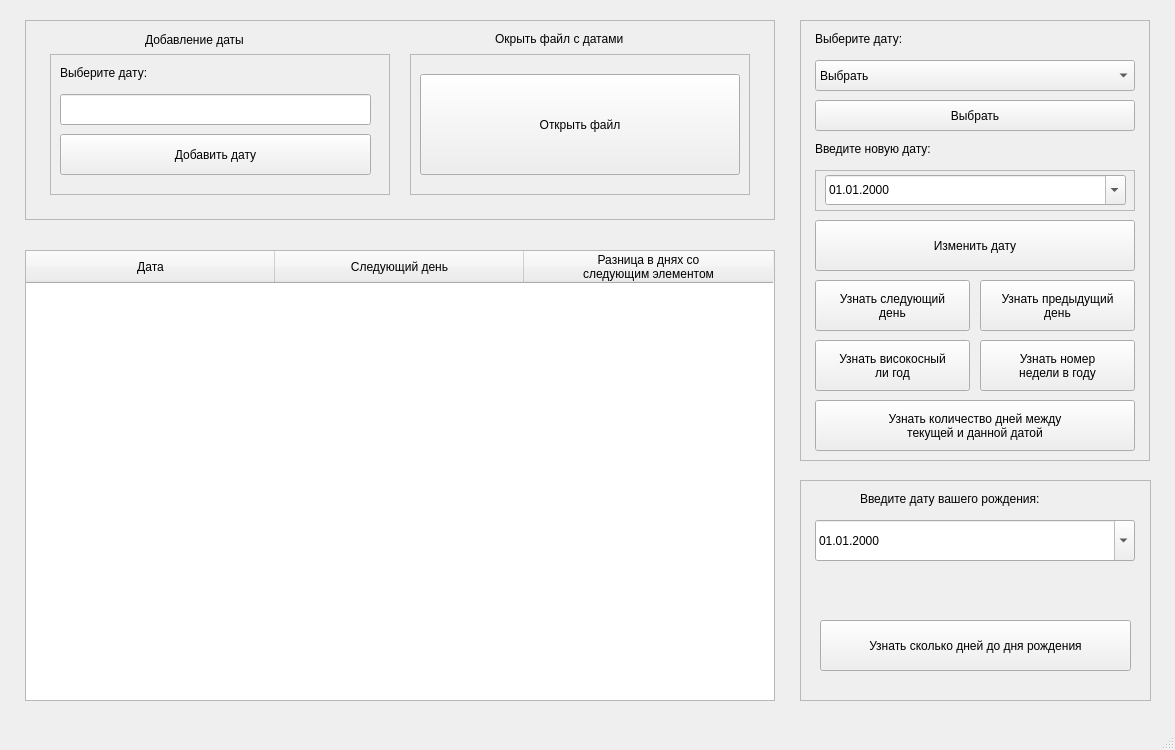
<?xml version="1.0" encoding="UTF-8"?>
<ui version="4.0">
 <class>MainWindow</class>
 <widget class="QMainWindow" name="MainWindow">
  <property name="geometry">
   <rect>
    <x>0</x>
    <y>0</y>
    <width>1175</width>
    <height>750</height>
   </rect>
  </property>
  <property name="minimumSize">
   <size>
    <width>1175</width>
    <height>750</height>
   </size>
  </property>
  <property name="maximumSize">
   <size>
    <width>1175</width>
    <height>750</height>
   </size>
  </property>
  <property name="windowTitle">
   <string>MainWindow</string>
  </property>
  <widget class="QWidget" name="centralwidget">
   <widget class="QTableWidget" name="tableWidget">
    <property name="geometry">
     <rect>
      <x>25</x>
      <y>250</y>
      <width>750</width>
      <height>451</height>
     </rect>
    </property>
    <property name="editTriggers">
     <set>QAbstractItemView::NoEditTriggers</set>
    </property>
    <attribute name="horizontalHeaderDefaultSectionSize">
     <number>249</number>
    </attribute>
    <column>
     <property name="text">
      <string>Дата</string>
     </property>
    </column>
    <column>
     <property name="text">
      <string>Следующий день</string>
     </property>
    </column>
    <column>
     <property name="text">
      <string>Разница в днях со
следующим элементом</string>
     </property>
    </column>
   </widget>
   <widget class="QFrame" name="workWithDates">
    <property name="geometry">
     <rect>
      <x>25</x>
      <y>20</y>
      <width>750</width>
      <height>200</height>
     </rect>
    </property>
    <property name="frameShape">
     <enum>QFrame::StyledPanel</enum>
    </property>
    <property name="frameShadow">
     <enum>QFrame::Raised</enum>
    </property>
    <widget class="QFrame" name="frame">
     <property name="geometry">
      <rect>
       <x>25</x>
       <y>34</y>
       <width>340</width>
       <height>141</height>
      </rect>
     </property>
     <property name="frameShape">
      <enum>QFrame::StyledPanel</enum>
     </property>
     <property name="frameShadow">
      <enum>QFrame::Raised</enum>
     </property>
     <widget class="QLabel" name="label_4">
      <property name="geometry">
       <rect>
        <x>10</x>
        <y>10</y>
        <width>111</width>
        <height>17</height>
       </rect>
      </property>
      <property name="text">
       <string>Выберите дату:</string>
      </property>
     </widget>
     <widget class="QPushButton" name="addDat_button">
      <property name="geometry">
       <rect>
        <x>10</x>
        <y>80</y>
        <width>311</width>
        <height>41</height>
       </rect>
      </property>
      <property name="text">
       <string>Добавить дату</string>
      </property>
     </widget>
     <widget class="QLineEdit" name="lineEdit">
      <property name="geometry">
       <rect>
        <x>10</x>
        <y>40</y>
        <width>311</width>
        <height>31</height>
       </rect>
      </property>
     </widget>
    </widget>
    <widget class="QFrame" name="frame_3">
     <property name="geometry">
      <rect>
       <x>385</x>
       <y>34</y>
       <width>340</width>
       <height>141</height>
      </rect>
     </property>
     <property name="frameShape">
      <enum>QFrame::StyledPanel</enum>
     </property>
     <property name="frameShadow">
      <enum>QFrame::Raised</enum>
     </property>
     <widget class="QPushButton" name="openFileButton">
      <property name="geometry">
       <rect>
        <x>10</x>
        <y>20</y>
        <width>320</width>
        <height>101</height>
       </rect>
      </property>
      <property name="text">
       <string>Открыть файл</string>
      </property>
     </widget>
    </widget>
    <widget class="QLabel" name="label">
     <property name="geometry">
      <rect>
       <x>120</x>
       <y>10</y>
       <width>131</width>
       <height>20</height>
      </rect>
     </property>
     <property name="text">
      <string>Добавление даты</string>
     </property>
    </widget>
    <widget class="QLabel" name="label_3">
     <property name="geometry">
      <rect>
       <x>470</x>
       <y>10</y>
       <width>191</width>
       <height>17</height>
      </rect>
     </property>
     <property name="text">
      <string>Окрыть файл c датами</string>
     </property>
    </widget>
   </widget>
   <widget class="QFrame" name="frame_4">
    <property name="geometry">
     <rect>
      <x>800</x>
      <y>20</y>
      <width>350</width>
      <height>441</height>
     </rect>
    </property>
    <property name="frameShape">
     <enum>QFrame::StyledPanel</enum>
    </property>
    <property name="frameShadow">
     <enum>QFrame::Raised</enum>
    </property>
    <widget class="QPushButton" name="SelectDate_button">
     <property name="geometry">
      <rect>
       <x>15</x>
       <y>80</y>
       <width>320</width>
       <height>31</height>
      </rect>
     </property>
     <property name="text">
      <string>Выбрать</string>
     </property>
    </widget>
    <widget class="QLabel" name="label_2">
     <property name="geometry">
      <rect>
       <x>15</x>
       <y>10</y>
       <width>181</width>
       <height>17</height>
      </rect>
     </property>
     <property name="text">
      <string>Выберите дату:</string>
     </property>
    </widget>
    <widget class="QComboBox" name="Date_ComboBox">
     <property name="geometry">
      <rect>
       <x>15</x>
       <y>40</y>
       <width>320</width>
       <height>31</height>
      </rect>
     </property>
     <item>
      <property name="text">
       <string>Выбрать</string>
      </property>
     </item>
    </widget>
    <widget class="QPushButton" name="changeDate_button">
     <property name="geometry">
      <rect>
       <x>15</x>
       <y>200</y>
       <width>320</width>
       <height>51</height>
      </rect>
     </property>
     <property name="text">
      <string>Изменить дату</string>
     </property>
    </widget>
    <widget class="QPushButton" name="nextDay_button">
     <property name="geometry">
      <rect>
       <x>15</x>
       <y>260</y>
       <width>155</width>
       <height>51</height>
      </rect>
     </property>
     <property name="text">
      <string>Узнать следующий 
день</string>
     </property>
    </widget>
    <widget class="QFrame" name="frame_5">
     <property name="geometry">
      <rect>
       <x>15</x>
       <y>150</y>
       <width>320</width>
       <height>41</height>
      </rect>
     </property>
     <property name="frameShape">
      <enum>QFrame::StyledPanel</enum>
     </property>
     <property name="frameShadow">
      <enum>QFrame::Raised</enum>
     </property>
     <widget class="QLabel" name="selectedDate_label">
      <property name="geometry">
       <rect>
        <x>100</x>
        <y>10</y>
        <width>291</width>
        <height>17</height>
       </rect>
      </property>
      <property name="text">
       <string>Дата не выбрана</string>
      </property>
     </widget>
     <widget class="QDateEdit" name="selectedDate_DateEdit">
      <property name="geometry">
       <rect>
        <x>10</x>
        <y>5</y>
        <width>301</width>
        <height>30</height>
       </rect>
      </property>
      <property name="displayFormat">
       <string>dd.MM.yyyy</string>
      </property>
      <property name="calendarPopup">
       <bool>true</bool>
      </property>
     </widget>
    </widget>
    <widget class="QPushButton" name="prevDay_button">
     <property name="geometry">
      <rect>
       <x>180</x>
       <y>260</y>
       <width>155</width>
       <height>51</height>
      </rect>
     </property>
     <property name="text">
      <string>Узнать предыдущий
день</string>
     </property>
    </widget>
    <widget class="QPushButton" name="isLeap_button">
     <property name="geometry">
      <rect>
       <x>15</x>
       <y>320</y>
       <width>155</width>
       <height>51</height>
      </rect>
     </property>
     <property name="text">
      <string>Узнать високосный 
ли год</string>
     </property>
    </widget>
    <widget class="QPushButton" name="WeekNum_button">
     <property name="geometry">
      <rect>
       <x>180</x>
       <y>320</y>
       <width>155</width>
       <height>51</height>
      </rect>
     </property>
     <property name="text">
      <string>Узнать номер 
недели в году</string>
     </property>
    </widget>
    <widget class="QPushButton" name="Duration_button">
     <property name="geometry">
      <rect>
       <x>15</x>
       <y>380</y>
       <width>320</width>
       <height>51</height>
      </rect>
     </property>
     <property name="text">
      <string>Узнать количество дней между 
текущей и данной датой</string>
     </property>
    </widget>
    <widget class="QLabel" name="label_5">
     <property name="geometry">
      <rect>
       <x>15</x>
       <y>120</y>
       <width>311</width>
       <height>17</height>
      </rect>
     </property>
     <property name="text">
      <string>Введите новую дату: </string>
     </property>
    </widget>
   </widget>
   <widget class="QFrame" name="frame_2">
    <property name="geometry">
     <rect>
      <x>800</x>
      <y>480</y>
      <width>351</width>
      <height>221</height>
     </rect>
    </property>
    <property name="frameShape">
     <enum>QFrame::StyledPanel</enum>
    </property>
    <property name="frameShadow">
     <enum>QFrame::Raised</enum>
    </property>
    <widget class="QLabel" name="label_6">
     <property name="geometry">
      <rect>
       <x>60</x>
       <y>10</y>
       <width>241</width>
       <height>17</height>
      </rect>
     </property>
     <property name="text">
      <string>Введите дату вашего рождения:</string>
     </property>
    </widget>
    <widget class="QDateEdit" name="BDay_Date">
     <property name="geometry">
      <rect>
       <x>15</x>
       <y>40</y>
       <width>320</width>
       <height>41</height>
      </rect>
     </property>
     <property name="displayFormat">
      <string>dd.MM.yyyy</string>
     </property>
     <property name="calendarPopup">
      <bool>true</bool>
     </property>
    </widget>
    <widget class="QLabel" name="BDay_label">
     <property name="geometry">
      <rect>
       <x>20</x>
       <y>100</y>
       <width>311</width>
       <height>17</height>
      </rect>
     </property>
     <property name="text">
      <string/>
     </property>
    </widget>
    <widget class="QPushButton" name="BDay_button">
     <property name="geometry">
      <rect>
       <x>20</x>
       <y>140</y>
       <width>311</width>
       <height>51</height>
      </rect>
     </property>
     <property name="text">
      <string>Узнать сколько дней до дня рождения</string>
     </property>
    </widget>
   </widget>
  </widget>
  <widget class="QMenuBar" name="menubar">
   <property name="geometry">
    <rect>
     <x>0</x>
     <y>0</y>
     <width>1175</width>
     <height>22</height>
    </rect>
   </property>
  </widget>
  <widget class="QStatusBar" name="statusbar"/>
 </widget>
 <resources/>
 <connections/>
</ui>
